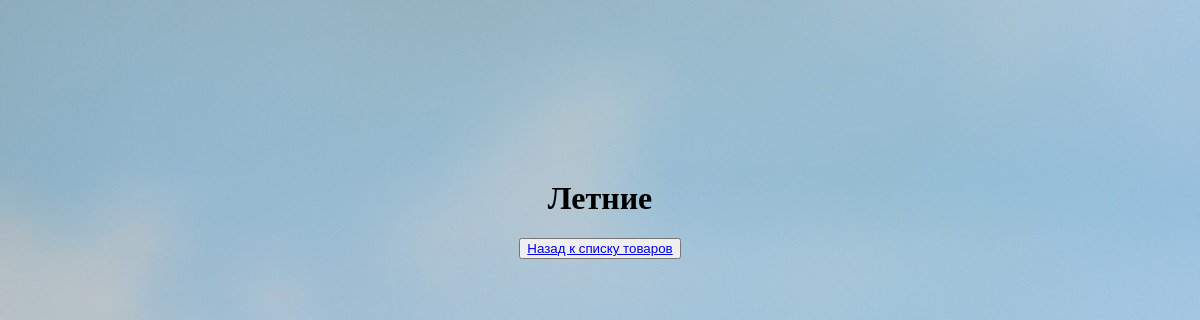
/summer_products/, run on an earlier commit of the app's database.
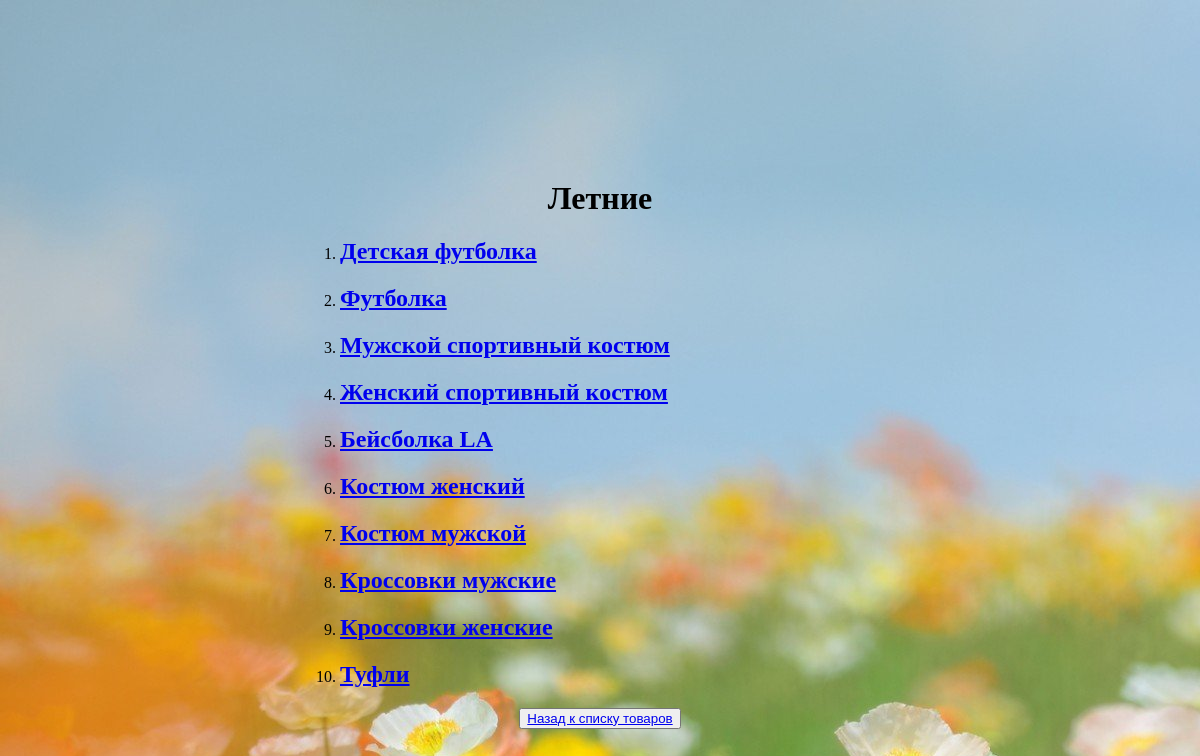
And on a later commit of the database.
### cloth/models.py (models this page shows, shortened)
class ProductCL(models.Model):
    name = models.CharField(max_length=100, verbose_name='Введите название товара')
    image = models.ImageField(upload_to='product/')
    tags = models.ManyToManyField(TagCL, related_name='product_tags')

### cloth/views.py (the view)
# urls.py: path('summer_products/', views.ProductSummerView.as_view()),
class ProductSummerView(ListView):
    queryset = models.ProductCL.objects.filter(tags__name='лето')
    template_name = 'cloth/product_summer.html'
    success_url = '/products/'
    def get_queryset(self):
        return models.ProductCL.objects.filter(tags__name='лето')

### templates/cloth/product_summer.html (shortened to what this page needs)
<!DOCTYPE html>
<html lang="en">
<head>
</head>
<body background="/static/photo/summer.jpg" marginwidth="300" marginheight="180">
<h1>
    <center>Летние</center>
</h1>
<ol>
    {% for i in object_list %}
    <li>
        <a href="/products/{{i.id}}/">
            <h2>{{i.name}}</h2>
        </a>
    </li>
    {% endfor %}
</ol>
<center>
     <button type="submit" ><a href="/products/">Назад к списку товаров</a></button>
</center>
</body>
</html>

What changed in the data, as far as the page shows it:
added ProductCL: name "Детская футболка"
added ProductCL: name "Футболка"
added ProductCL: name "Мужской спортивный костюм"
added ProductCL: name "Женский спортивный костюм"
added ProductCL: name "Бейсболка LA"
added ProductCL: name "Костюм женский"
added ProductCL: name "Костюм мужской"
added ProductCL: name "Кроссовки мужские"
added ProductCL: name "Кроссовки женские"
added ProductCL: name "Туфли"
